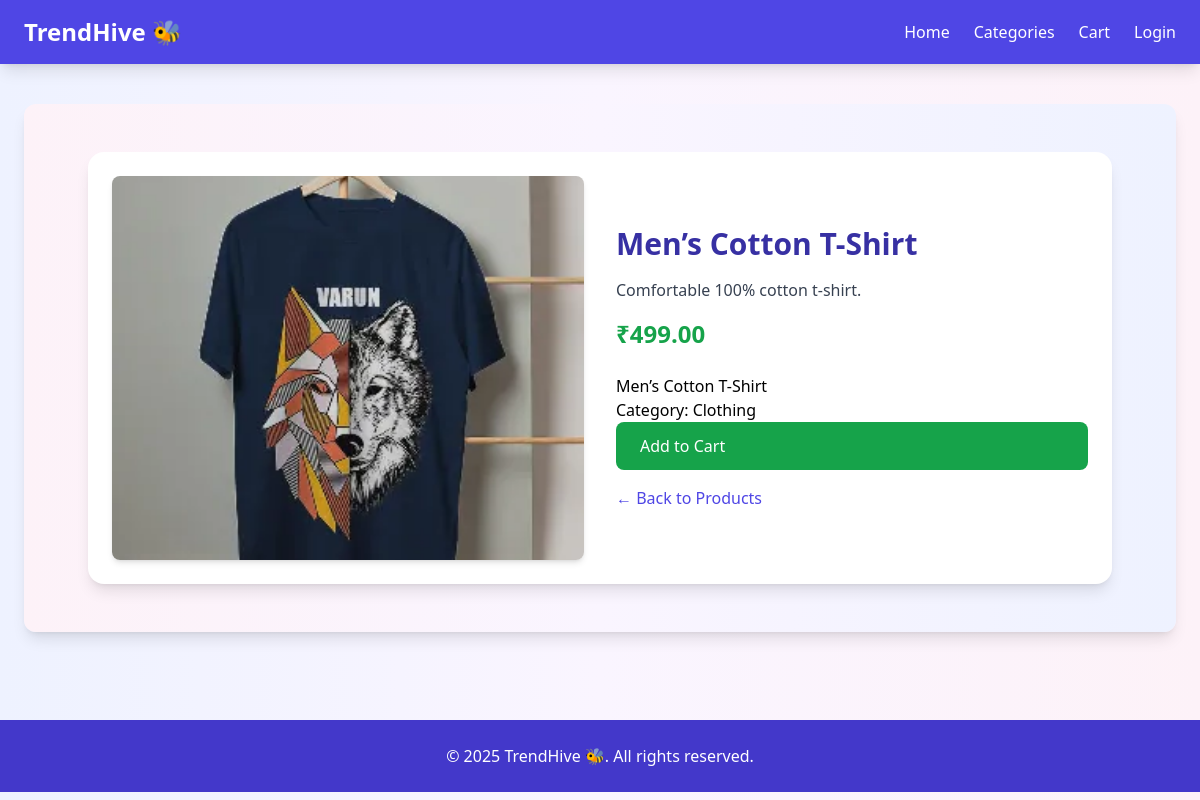
Page /1/mens-cotton-t-shirt/ on the committed database.
### products/models.py (models this page shows, shortened)
class Product(models.Model):
    category = models.ForeignKey(Category, on_delete=models.CASCADE)
    name = models.CharField(max_length=200)
    slug = models.SlugField(unique=True)
    description = models.TextField()
    price = models.DecimalField(max_digits=10, decimal_places=2)
    image = models.ImageField(upload_to='products/')
    available = models.BooleanField(default=True)
    created_at = models.DateTimeField(auto_now_add=True)

class Category(models.Model):
    name = models.CharField(max_length=200)
    slug = models.SlugField(unique=True)

### products/views.py (the view)
# urls.py: path("<int:id>/<slug:slug>/", views.product_detail, name="product_detail"),
def product_detail(request, id, slug):
    product = get_object_or_404(Product, id=id, slug=slug)
    return render(request, 'products/product_detail.html', {'product': product})

### products/templates/products/product_detail.html (shortened to what this page needs)
{% extends "base.html" %}
{% block content %}
<section class="bg-gradient-to-r from-pink-50 via-purple-50 to-indigo-50 py-12 rounded-xl shadow-lg">
  <div class="max-w-5xl mx-auto grid grid-cols-1 md:grid-cols-2 gap-8 p-6 bg-white rounded-2xl shadow-lg">
    <div>
      <img src="{{ product.image.url }}" alt="{{ product.name }}"
           class="w-full h-96 object-cover rounded-lg shadow-md">
    </div>
    <div class="flex flex-col justify-center">
      <h1 class="text-3xl font-bold text-indigo-800 mb-4">{{ product.name }}</h1>
      <p class="text-gray-700 mb-4">{{ product.description }}</p>
      <p class="text-2xl font-semibold text-green-600 mb-6">₹{{ product.price }}</p>
      <h2>{{ product.name }}</h2>
<p>Category: {{ product.category.name }}</p>
      <a href="{% url 'cart:add_to_cart' product.id %}"
         class="bg-green-600 text-white px-6 py-3 rounded-lg hover:bg-green-700 transition">
         Add to Cart
      </a>
      <a href="{% url 'products:product_list' %}"
         class="mt-4 inline-block text-indigo-600 hover:underline">
         ← Back to Products
      </a>
    </div>
  </div>
</section>
{% endblock %}

### rows in the picture
Product: image (picture), name "Men’s Cotton T-Shirt", description "Comfortable 100% cotton t-shirt.", price "499.00", category.name "Clothing"
